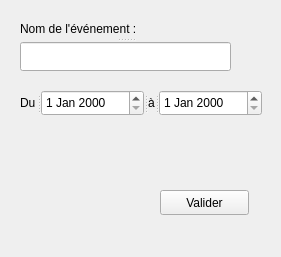
<?xml version="1.0" encoding="UTF-8"?>
<ui version="4.0">
 <class>AjoutEvent</class>
 <widget class="QWidget" name="AjoutEvent">
  <property name="geometry">
   <rect>
    <x>0</x>
    <y>0</y>
    <width>281</width>
    <height>257</height>
   </rect>
  </property>
  <property name="windowTitle">
   <string>Form</string>
  </property>
  <widget class="QSplitter" name="splitter_4">
   <property name="geometry">
    <rect>
     <x>20</x>
     <y>20</y>
     <width>211</width>
     <height>51</height>
    </rect>
   </property>
   <property name="orientation">
    <enum>Qt::Vertical</enum>
   </property>
   <widget class="QLabel" name="label_10">
    <property name="text">
     <string>Nom de l'événement :</string>
    </property>
   </widget>
   <widget class="QLineEdit" name="nom_event_2"/>
  </widget>
  <widget class="QPushButton" name="ok_event">
   <property name="geometry">
    <rect>
     <x>160</x>
     <y>190</y>
     <width>89</width>
     <height>25</height>
    </rect>
   </property>
   <property name="text">
    <string>Valider</string>
   </property>
  </widget>
  <widget class="QSplitter" name="splitter_3">
   <property name="geometry">
    <rect>
     <x>20</x>
     <y>90</y>
     <width>242</width>
     <height>26</height>
    </rect>
   </property>
   <property name="orientation">
    <enum>Qt::Horizontal</enum>
   </property>
   <widget class="QLabel" name="label_11">
    <property name="text">
     <string>Du</string>
    </property>
   </widget>
   <widget class="QDateEdit" name="dateDeb_2"/>
   <widget class="QLabel" name="label_12">
    <property name="text">
     <string>à</string>
    </property>
   </widget>
   <widget class="QDateEdit" name="dateFin_2"/>
  </widget>
 </widget>
 <resources/>
 <connections/>
</ui>
